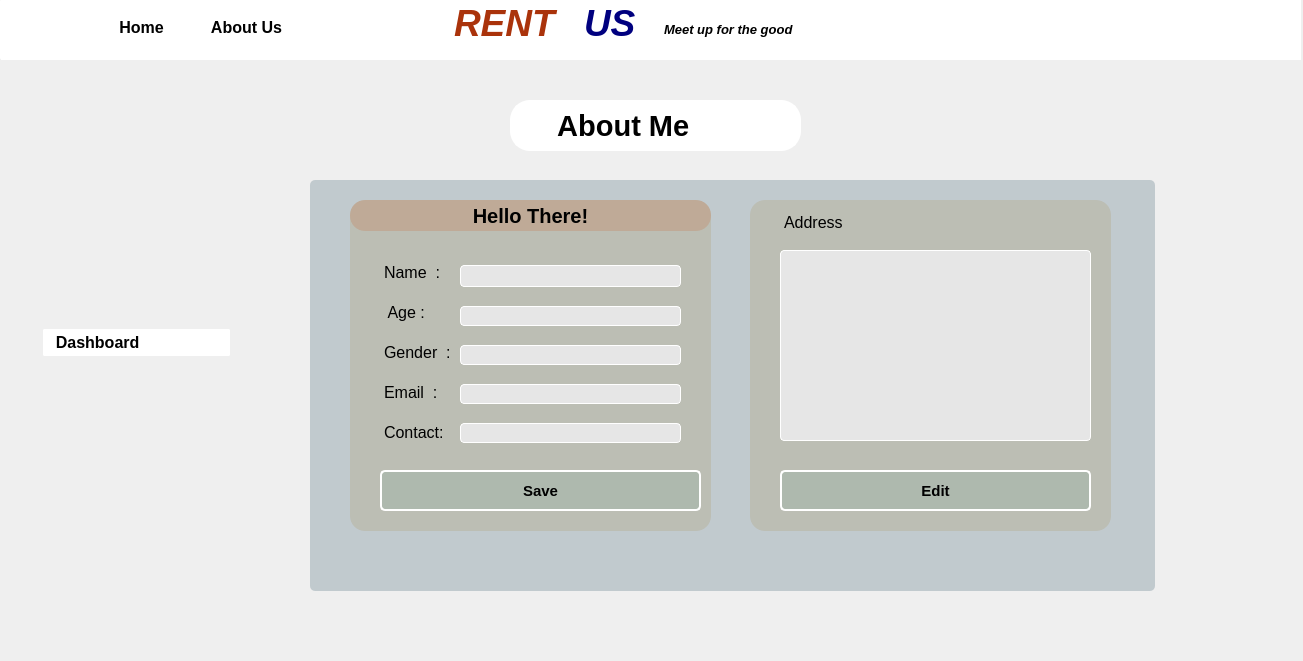
<?xml version="1.0" encoding="UTF-8"?>
<ui version="4.0">
 <class>aboutme</class>
 <widget class="QWidget" name="aboutme">
  <property name="geometry">
   <rect>
    <x>0</x>
    <y>0</y>
    <width>1303</width>
    <height>661</height>
   </rect>
  </property>
  <property name="windowTitle">
   <string>Form</string>
  </property>
  <property name="styleSheet">
   <string notr="true">#Homepage
{

background-color: rgb(222,220,220)
}

QTextEdit, QPlainTextEdit
{
	border : 1px solid white;
	border-radius: 2px;
}
QPushButton
{
	padding: 2px;
	color: black;
	background: rgb(255,255,255);
	border: 2px solid white;
	border-radius: 2px;
	text-align : left;
}
#pushButton_3, #pushButton_4

{
	color: black;
	background: rgb(255,255,255);
	border: 2px solid white;
	border-radius: 2px;
	text-align : center;
}


QLineEdit
{
border:1px solid white;
background: rgb(230,230,230);
border-radius: 4px;

}</string>
  </property>
  <widget class="QStackedWidget" name="stackedWidget">
   <property name="geometry">
    <rect>
     <x>0</x>
     <y>0</y>
     <width>1301</width>
     <height>661</height>
    </rect>
   </property>
   <property name="styleSheet">
    <string notr="true"/>
   </property>
   <widget class="QWidget" name="aboutme_2">
    <widget class="QTextEdit" name="textEdit_9">
     <property name="geometry">
      <rect>
       <x>659</x>
       <y>17</y>
       <width>171</width>
       <height>41</height>
      </rect>
     </property>
     <property name="font">
      <font>
       <kerning>false</kerning>
      </font>
     </property>
     <property name="mouseTracking">
      <bool>false</bool>
     </property>
     <property name="acceptDrops">
      <bool>false</bool>
     </property>
     <property name="whatsThis">
      <string notr="true"/>
     </property>
     <property name="accessibleName">
      <string notr="true"/>
     </property>
     <property name="accessibleDescription">
      <string notr="true"/>
     </property>
     <property name="undoRedoEnabled">
      <bool>false</bool>
     </property>
     <property name="readOnly">
      <bool>true</bool>
     </property>
     <property name="html">
      <string>&lt;!DOCTYPE HTML PUBLIC &quot;-//W3C//DTD HTML 4.0//EN&quot; &quot;http://www.w3.org/TR/REC-html40/strict.dtd&quot;&gt;
&lt;html&gt;&lt;head&gt;&lt;meta name=&quot;qrichtext&quot; content=&quot;1&quot; /&gt;&lt;meta charset=&quot;utf-8&quot; /&gt;&lt;style type=&quot;text/css&quot;&gt;
p, li { white-space: pre-wrap; }
hr { height: 1px; border-width: 0; }
&lt;/style&gt;&lt;/head&gt;&lt;body style=&quot; font-family:'Segoe UI'; font-size:9pt; font-weight:400; font-style:normal;&quot;&gt;
&lt;p style=&quot; margin-top:0px; margin-bottom:0px; margin-left:0px; margin-right:0px; -qt-block-indent:0; text-indent:0px;&quot;&gt;&lt;span style=&quot; font-size:10pt; font-weight:700; font-style:italic;&quot;&gt;Meet up for the good&lt;/span&gt;&lt;/p&gt;&lt;/body&gt;&lt;/html&gt;</string>
     </property>
    </widget>
    <widget class="QTextEdit" name="textEdit_10">
     <property name="geometry">
      <rect>
       <x>579</x>
       <y>-3</y>
       <width>81</width>
       <height>61</height>
      </rect>
     </property>
     <property name="font">
      <font>
       <kerning>false</kerning>
      </font>
     </property>
     <property name="acceptDrops">
      <bool>false</bool>
     </property>
     <property name="styleSheet">
      <string notr="true">#textEdit_2
{
	border-color: white;
	bordrer: none;
}</string>
     </property>
     <property name="undoRedoEnabled">
      <bool>false</bool>
     </property>
     <property name="readOnly">
      <bool>true</bool>
     </property>
     <property name="html">
      <string>&lt;!DOCTYPE HTML PUBLIC &quot;-//W3C//DTD HTML 4.0//EN&quot; &quot;http://www.w3.org/TR/REC-html40/strict.dtd&quot;&gt;
&lt;html&gt;&lt;head&gt;&lt;meta name=&quot;qrichtext&quot; content=&quot;1&quot; /&gt;&lt;meta charset=&quot;utf-8&quot; /&gt;&lt;style type=&quot;text/css&quot;&gt;
p, li { white-space: pre-wrap; }
hr { height: 1px; border-width: 0; }
&lt;/style&gt;&lt;/head&gt;&lt;body style=&quot; font-family:'Segoe UI'; font-size:9pt; font-weight:400; font-style:normal;&quot;&gt;
&lt;p style=&quot; margin-top:0px; margin-bottom:0px; margin-left:0px; margin-right:0px; -qt-block-indent:0; text-indent:0px;&quot;&gt;&lt;span style=&quot; font-size:28pt; font-weight:700; font-style:italic; color:#00007f;&quot;&gt;US&lt;/span&gt;&lt;/p&gt;&lt;/body&gt;&lt;/html&gt;</string>
     </property>
    </widget>
    <widget class="QPushButton" name="pushButton_19">
     <property name="geometry">
      <rect>
       <x>101</x>
       <y>12</y>
       <width>81</width>
       <height>31</height>
      </rect>
     </property>
     <property name="font">
      <font>
       <pointsize>12</pointsize>
       <bold>true</bold>
      </font>
     </property>
     <property name="styleSheet">
      <string notr="true">#pushButton_19
{
	color: black;
	background: rgb(255,255,255);
	border: 2px solid white;
	border-radius: 2px;
	text-align: center;
}
#pushButton_19:hover
{
	background: rgb(220,220,200);
}</string>
     </property>
     <property name="text">
      <string>Home</string>
     </property>
     <property name="icon">
      <iconset resource="src.qrc">
       <normaloff>:/image/images/home.png</normaloff>:/image/images/home.png</iconset>
     </property>
    </widget>
    <widget class="QTextEdit" name="textEdit_11">
     <property name="geometry">
      <rect>
       <x>449</x>
       <y>-3</y>
       <width>121</width>
       <height>61</height>
      </rect>
     </property>
     <property name="font">
      <font>
       <kerning>false</kerning>
      </font>
     </property>
     <property name="acceptDrops">
      <bool>false</bool>
     </property>
     <property name="undoRedoEnabled">
      <bool>false</bool>
     </property>
     <property name="readOnly">
      <bool>true</bool>
     </property>
     <property name="html">
      <string>&lt;!DOCTYPE HTML PUBLIC &quot;-//W3C//DTD HTML 4.0//EN&quot; &quot;http://www.w3.org/TR/REC-html40/strict.dtd&quot;&gt;
&lt;html&gt;&lt;head&gt;&lt;meta name=&quot;qrichtext&quot; content=&quot;1&quot; /&gt;&lt;meta charset=&quot;utf-8&quot; /&gt;&lt;style type=&quot;text/css&quot;&gt;
p, li { white-space: pre-wrap; }
hr { height: 1px; border-width: 0; }
&lt;/style&gt;&lt;/head&gt;&lt;body style=&quot; font-family:'Segoe UI'; font-size:9pt; font-weight:400; font-style:normal;&quot;&gt;
&lt;p style=&quot; margin-top:0px; margin-bottom:0px; margin-left:0px; margin-right:0px; -qt-block-indent:0; text-indent:0px;&quot;&gt;&lt;span style=&quot; font-size:28pt; font-weight:700; font-style:italic; color:#aa330b;&quot;&gt;RENT&lt;/span&gt;&lt;/p&gt;&lt;/body&gt;&lt;/html&gt;</string>
     </property>
    </widget>
    <widget class="QPlainTextEdit" name="plainTextEdit_3">
     <property name="geometry">
      <rect>
       <x>0</x>
       <y>-1</y>
       <width>1311</width>
       <height>61</height>
      </rect>
     </property>
     <property name="styleSheet">
      <string notr="true">#plaintextEdit
{
	border: 2px solid brown;
}</string>
     </property>
    </widget>
    <widget class="QPushButton" name="menubtn">
     <property name="geometry">
      <rect>
       <x>1</x>
       <y>-11</y>
       <width>81</width>
       <height>71</height>
      </rect>
     </property>
     <property name="font">
      <font>
       <pointsize>11</pointsize>
       <bold>true</bold>
      </font>
     </property>
     <property name="styleSheet">
      <string notr="true">#menubtn
{
	color: black;
	background: rgb(255,255,255);
	border: 0px;
	border-radius: 0px;
	pading: 2px;
}
#menubtn:hover
{
	background: rgb(20,20,20);
	color: white;
}
#menubtn::menu-indicator{ image: none; }</string>
     </property>
    </widget>
    <widget class="QPushButton" name="pushButton_21">
     <property name="geometry">
      <rect>
       <x>510</x>
       <y>100</y>
       <width>291</width>
       <height>51</height>
      </rect>
     </property>
     <property name="font">
      <font>
       <pointsize>22</pointsize>
       <italic>false</italic>
       <bold>true</bold>
       <stylestrategy>PreferDefault</stylestrategy>
       <kerning>false</kerning>
      </font>
     </property>
     <property name="styleSheet">
      <string notr="true">#pushButton_21
{
padding: 5px;
color: black;
	background: rgb(255,255,255);
	border: 2px solid white;
	border-radius: 20px;
}
#pushButton_21:hover
{
	background: rgb(220,220,200);
}</string>
     </property>
     <property name="text">
      <string>     About Me</string>
     </property>
     <property name="icon">
      <iconset resource="src.qrc">
       <normaloff>:/image/images/user.png</normaloff>:/image/images/user.png</iconset>
     </property>
     <property name="iconSize">
      <size>
       <width>25</width>
       <height>25</height>
      </size>
     </property>
    </widget>
    <widget class="QPushButton" name="pushButton_22">
     <property name="geometry">
      <rect>
       <x>201</x>
       <y>12</y>
       <width>91</width>
       <height>31</height>
      </rect>
     </property>
     <property name="font">
      <font>
       <pointsize>12</pointsize>
       <bold>true</bold>
      </font>
     </property>
     <property name="styleSheet">
      <string notr="true">#pushButton_22
{
color: black;
	background: rgb(255,255,255);
	border: 2px solid white;
	border-radius: 2px;
	text-align: center;
}
#pushButton_22:hover
{
	background: rgb(220,220,200);
}</string>
     </property>
     <property name="text">
      <string>About Us</string>
     </property>
    </widget>
    <widget class="QWidget" name="layoutWidget_3">
     <property name="geometry">
      <rect>
       <x>43</x>
       <y>212</y>
       <width>187</width>
       <height>261</height>
      </rect>
     </property>
     <layout class="QVBoxLayout" name="verticalLayout_4">
      <item>
       <widget class="QPushButton" name="pushButton_23">
        <property name="font">
         <font>
          <pointsize>12</pointsize>
          <italic>false</italic>
          <bold>true</bold>
          <stylestrategy>PreferDefault</stylestrategy>
          <kerning>false</kerning>
         </font>
        </property>
        <property name="styleSheet">
         <string notr="true">#pushButton_23
{
color: black;
	background: rgb(255,255,255);
	border: 2px solid white;
	border-radius: 2px;
}
#pushButton_23:hover
{
	background: rgb(220,220,200);
}</string>
        </property>
        <property name="text">
         <string>  Dashboard</string>
        </property>
        <property name="icon">
         <iconset resource="src.qrc">
          <normaloff>:/image/images/dashboard.png</normaloff>:/image/images/dashboard.png</iconset>
        </property>
        <property name="autoDefault">
         <bool>false</bool>
        </property>
       </widget>
      </item>
     </layout>
    </widget>
    <widget class="QTextEdit" name="textEdit_12">
     <property name="geometry">
      <rect>
       <x>1172</x>
       <y>7</y>
       <width>104</width>
       <height>51</height>
      </rect>
     </property>
     <property name="acceptDrops">
      <bool>false</bool>
     </property>
     <property name="styleSheet">
      <string notr="true">#textEdit_4
{
	border-image: url(:/image/images/user.png);
}</string>
     </property>
     <property name="undoRedoEnabled">
      <bool>false</bool>
     </property>
     <property name="readOnly">
      <bool>true</bool>
     </property>
    </widget>
    <widget class="QLabel" name="label_15">
     <property name="geometry">
      <rect>
       <x>380</x>
       <y>380</y>
       <width>81</width>
       <height>31</height>
      </rect>
     </property>
     <property name="font">
      <font>
       <pointsize>12</pointsize>
      </font>
     </property>
     <property name="styleSheet">
      <string notr="true">border:none;
background-color: rgba(0,0,0,0);
padding-bottom:7px;</string>
     </property>
     <property name="text">
      <string>Email  :</string>
     </property>
    </widget>
    <widget class="QLabel" name="label_16">
     <property name="geometry">
      <rect>
       <x>380</x>
       <y>420</y>
       <width>81</width>
       <height>31</height>
      </rect>
     </property>
     <property name="font">
      <font>
       <pointsize>12</pointsize>
      </font>
     </property>
     <property name="styleSheet">
      <string notr="true">border:none;
background-color: rgba(0,0,0,0);
padding-bottom:7px;</string>
     </property>
     <property name="text">
      <string>Contact:</string>
     </property>
    </widget>
    <widget class="QLabel" name="label_3">
     <property name="enabled">
      <bool>false</bool>
     </property>
     <property name="geometry">
      <rect>
       <x>310</x>
       <y>180</y>
       <width>845</width>
       <height>411</height>
      </rect>
     </property>
     <property name="styleSheet">
      <string notr="true">background: rgba(123,145,156,100);
border-radius:5px;</string>
     </property>
     <property name="text">
      <string/>
     </property>
     <property name="textInteractionFlags">
      <set>Qt::NoTextInteraction</set>
     </property>
    </widget>
    <widget class="QPushButton" name="pushButton_5">
     <property name="geometry">
      <rect>
       <x>780</x>
       <y>470</y>
       <width>311</width>
       <height>41</height>
      </rect>
     </property>
     <property name="font">
      <font>
       <pointsize>11</pointsize>
       <bold>true</bold>
      </font>
     </property>
     <property name="styleSheet">
      <string notr="true">#pushButton_5
{
border-radius: 5px;
border: 2px solid white;
background-color: rgba(109, 166, 147, 45);
text-align: center;

}

#pushButton_5:hover
{
background-color: rgba(209, 66, 47, 50);
color: rgb(255,255,255);
}</string>
     </property>
     <property name="text">
      <string>Edit</string>
     </property>
    </widget>
    <widget class="QLabel" name="label_12">
     <property name="geometry">
      <rect>
       <x>380</x>
       <y>300</y>
       <width>81</width>
       <height>31</height>
      </rect>
     </property>
     <property name="font">
      <font>
       <pointsize>12</pointsize>
      </font>
     </property>
     <property name="styleSheet">
      <string notr="true">border:none;
background-color: rgba(0,0,0,0);
padding-bottom:7px;</string>
     </property>
     <property name="text">
      <string> Age : </string>
     </property>
    </widget>
    <widget class="QPushButton" name="pushButton_7">
     <property name="geometry">
      <rect>
       <x>350</x>
       <y>200</y>
       <width>361</width>
       <height>31</height>
      </rect>
     </property>
     <property name="font">
      <font>
       <pointsize>15</pointsize>
       <italic>false</italic>
       <bold>true</bold>
       <stylestrategy>PreferDefault</stylestrategy>
       <kerning>false</kerning>
      </font>
     </property>
     <property name="mouseTracking">
      <bool>true</bool>
     </property>
     <property name="styleSheet">
      <string notr="true">#pushButton_7
{
	color: black;
	background: rgba(200,105,55, 60);
	border: 0px solid white ;
	border-radius: 15px;
	text-align: center;
}
</string>
     </property>
     <property name="text">
      <string>Hello There!</string>
     </property>
     <property name="icon">
      <iconset theme="accessories-text-editor">
       <normaloff>.</normaloff>.</iconset>
     </property>
     <property name="autoDefault">
      <bool>false</bool>
     </property>
     <property name="default">
      <bool>false</bool>
     </property>
     <property name="flat">
      <bool>false</bool>
     </property>
    </widget>
    <widget class="QLabel" name="label_13">
     <property name="geometry">
      <rect>
       <x>380</x>
       <y>340</y>
       <width>81</width>
       <height>31</height>
      </rect>
     </property>
     <property name="font">
      <font>
       <pointsize>12</pointsize>
      </font>
     </property>
     <property name="styleSheet">
      <string notr="true">border:none;
background-color: rgba(0,0,0,0);
padding-bottom:7px;</string>
     </property>
     <property name="text">
      <string>Gender  : </string>
     </property>
    </widget>
    <widget class="QPushButton" name="pushButton">
     <property name="geometry">
      <rect>
       <x>380</x>
       <y>470</y>
       <width>321</width>
       <height>41</height>
      </rect>
     </property>
     <property name="font">
      <font>
       <pointsize>11</pointsize>
       <bold>true</bold>
      </font>
     </property>
     <property name="styleSheet">
      <string notr="true">#pushButton
{
border-radius: 5px;
border: 2px solid white;
background-color: rgba(109, 166, 147, 45);
text-align: center;

}

#pushButton:hover
{
background-color: rgba(209, 66, 47, 50);
color: rgb(255,255,255);
}</string>
     </property>
     <property name="text">
      <string>Save</string>
     </property>
    </widget>
    <widget class="QLabel" name="label_14">
     <property name="geometry">
      <rect>
       <x>780</x>
       <y>210</y>
       <width>301</width>
       <height>31</height>
      </rect>
     </property>
     <property name="font">
      <font>
       <pointsize>12</pointsize>
      </font>
     </property>
     <property name="styleSheet">
      <string notr="true">border:none;
background-color: rgba(0,0,0,0);
padding-bottom:7px;</string>
     </property>
     <property name="text">
      <string>Address</string>
     </property>
    </widget>
    <widget class="QLabel" name="label_11">
     <property name="geometry">
      <rect>
       <x>380</x>
       <y>260</y>
       <width>81</width>
       <height>31</height>
      </rect>
     </property>
     <property name="font">
      <font>
       <pointsize>12</pointsize>
      </font>
     </property>
     <property name="styleSheet">
      <string notr="true">border:none;
background-color: rgba(0,0,0,0);
padding-bottom:7px;</string>
     </property>
     <property name="text">
      <string>Name  : </string>
     </property>
    </widget>
    <widget class="QLineEdit" name="username">
     <property name="enabled">
      <bool>true</bool>
     </property>
     <property name="geometry">
      <rect>
       <x>460</x>
       <y>265</y>
       <width>221</width>
       <height>22</height>
      </rect>
     </property>
     <property name="minimumSize">
      <size>
       <width>0</width>
       <height>22</height>
      </size>
     </property>
     <property name="readOnly">
      <bool>true</bool>
     </property>
    </widget>
    <widget class="QLineEdit" name="age">
     <property name="enabled">
      <bool>true</bool>
     </property>
     <property name="geometry">
      <rect>
       <x>460</x>
       <y>306</y>
       <width>221</width>
       <height>20</height>
      </rect>
     </property>
     <property name="readOnly">
      <bool>true</bool>
     </property>
    </widget>
    <widget class="QLineEdit" name="gender">
     <property name="enabled">
      <bool>true</bool>
     </property>
     <property name="geometry">
      <rect>
       <x>460</x>
       <y>345</y>
       <width>221</width>
       <height>20</height>
      </rect>
     </property>
     <property name="readOnly">
      <bool>true</bool>
     </property>
    </widget>
    <widget class="QLineEdit" name="email">
     <property name="enabled">
      <bool>true</bool>
     </property>
     <property name="geometry">
      <rect>
       <x>460</x>
       <y>384</y>
       <width>221</width>
       <height>20</height>
      </rect>
     </property>
     <property name="readOnly">
      <bool>true</bool>
     </property>
    </widget>
    <widget class="QLineEdit" name="address">
     <property name="enabled">
      <bool>true</bool>
     </property>
     <property name="geometry">
      <rect>
       <x>780</x>
       <y>250</y>
       <width>311</width>
       <height>191</height>
      </rect>
     </property>
     <property name="styleSheet">
      <string notr="true">border:1px solid white;
background: rgb(230,230,230);
padding-bottom:7px;
</string>
     </property>
     <property name="readOnly">
      <bool>true</bool>
     </property>
    </widget>
    <widget class="QLabel" name="label">
     <property name="enabled">
      <bool>false</bool>
     </property>
     <property name="geometry">
      <rect>
       <x>350</x>
       <y>200</y>
       <width>361</width>
       <height>331</height>
      </rect>
     </property>
     <property name="styleSheet">
      <string notr="true">background: rgba(200,150,55, 60);
	border: 0px solid white ;
	border-radius: 15px;
	text-align: center;

</string>
     </property>
     <property name="text">
      <string/>
     </property>
    </widget>
    <widget class="QLabel" name="label_2">
     <property name="enabled">
      <bool>false</bool>
     </property>
     <property name="geometry">
      <rect>
       <x>750</x>
       <y>200</y>
       <width>361</width>
       <height>331</height>
      </rect>
     </property>
     <property name="styleSheet">
      <string notr="true">background: rgba(200,150,55, 60);
	border: 0px solid white ;
	border-radius: 15px;
	text-align: center;

</string>
     </property>
     <property name="text">
      <string/>
     </property>
    </widget>
    <widget class="QSplitter" name="splitter">
     <property name="enabled">
      <bool>false</bool>
     </property>
     <property name="geometry">
      <rect>
       <x>458</x>
       <y>375</y>
       <width>16</width>
       <height>16</height>
      </rect>
     </property>
     <property name="orientation">
      <enum>Qt::Vertical</enum>
     </property>
    </widget>
    <widget class="QLineEdit" name="contact">
     <property name="enabled">
      <bool>true</bool>
     </property>
     <property name="geometry">
      <rect>
       <x>460</x>
       <y>423</y>
       <width>221</width>
       <height>20</height>
      </rect>
     </property>
     <property name="styleSheet">
      <string notr="true"/>
     </property>
     <property name="readOnly">
      <bool>true</bool>
     </property>
    </widget>
    <zorder>label</zorder>
    <zorder>label_2</zorder>
    <zorder>label_3</zorder>
    <zorder>plainTextEdit_3</zorder>
    <zorder>textEdit_9</zorder>
    <zorder>textEdit_10</zorder>
    <zorder>pushButton_19</zorder>
    <zorder>textEdit_11</zorder>
    <zorder>menubtn</zorder>
    <zorder>pushButton_21</zorder>
    <zorder>pushButton_22</zorder>
    <zorder>layoutWidget_3</zorder>
    <zorder>textEdit_12</zorder>
    <zorder>label_15</zorder>
    <zorder>label_16</zorder>
    <zorder>pushButton_5</zorder>
    <zorder>label_12</zorder>
    <zorder>pushButton_7</zorder>
    <zorder>label_13</zorder>
    <zorder>pushButton</zorder>
    <zorder>label_14</zorder>
    <zorder>label_11</zorder>
    <zorder>username</zorder>
    <zorder>age</zorder>
    <zorder>gender</zorder>
    <zorder>email</zorder>
    <zorder>address</zorder>
    <zorder>contact</zorder>
   </widget>
  </widget>
 </widget>
 <resources>
  <include location="src.qrc"/>
 </resources>
 <connections/>
</ui>
